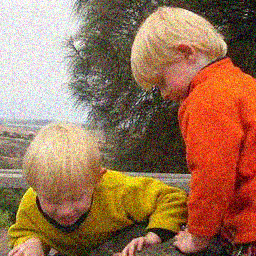
%> input picture Color_Processing/Full_Color_Processing/twins_g.tif, 256 x 256 px
$ octave --eval "Procoloraver;"   (GNU Octave 9; MATLAB toolbox functions it lacks are replaced by stand-ins)
%> lines starting %> are read from the running program, lines starting %| are printed output that depends on the picture
### Color_Processing/Full_Color_Processing/Myrgb2hsi.m
function [Q S I] = Myrgb2hsi(gg)

Irgb = im2double(gg);
r = Irgb(:,:,1);
g = Irgb(:,:,2);
b = Irgb(:,:,3);


for i = 1 : size(r,1)
    for j = 1 : size(r,2)

        rg = adjust((r(i,j) - g(i,j)));
        rb = adjust((r(i,j) - b(i,j)));
        gb = adjust((g(i,j) - b(i,j)));

        upH  = 0.5.*(rg+rb);
        lowH = (rg.^2 + rb.*gb).^0.5;
        div  = divide(upH,lowH);


        if b(i,j) <= g(i,j)
            Q(i,j) = acosd(div)./360;
        else
            Q(i,j) = (360 - acosd(div))./360;
        end
             a = min(r(i,j),g(i,j));
             S(i,j) = 1 - ((3./(r(i,j)+g(i,j)+b(i,j))).*(min(a,b(i,j))));
             I(i,j) = (1./3).*(r(i,j)+g(i,j)+b(i,j));
        end
end

% [15 lines of commented-out code are left out]

end

% [14 lines left out: functions adjust, divide, not called in this run]

### Color_Processing/Full_Color_Processing/Myrgb2ycbcr.m
function [y,cb,cr] = Myrgb2ycbcr(gg)

Irgb = im2double(gg);
r = Irgb(:,:,1);
g = Irgb(:,:,2);
b = Irgb(:,:,3);

y = 0.299.*r + 0.587.*g + 0.114.*b;
cb = 0.564.*(b-y) + 0.5;
cr = 0.713.*(r-y) + 0.5;
% [20 lines of commented-out code are left out]

end

### Color_Processing/Full_Color_Processing/Myaver.m
function output = Myaver(abc)
%UNTITLED Summary of this function goes here
%   Detailed explanation goes here
g = abc;
[x,y] = size(g);
s2 = padarray(g,[1 1]);
s3 = g;
for i=1:x-2
    for j=1:y-2
        s2(i+1,j+1) = g(i,j);
        array(1:3,1:3) = (g(i:i+2,j:j+2))/9;
        a=sum(array(:));
        s3(i,j) = a;

    end
end

% disp(a);
% subplot(1,2,2);
% imshow(s3);
output = s3;
end

### Color_Processing/Full_Color_Processing/Mycbcr2yrgb.m
function [r g b] = Mycbcr2yrgb(in1,in2,in3)

% Irgb = im2double(imread('flowers.tif'));
    y = in1;
    cb = in2;
    cr = in3;

r = y + 1.403.*(cr-0.5);
g = y - 0.344.*(cb-0.5)-0.714.*(cr-0.5);
b = y + 1.773.*( cb - 0.5);

% [17 lines of commented-out code are left out]

end

### Color_Processing/Full_Color_Processing/Myhsi2rgb.m
function [rr gg bb] = Myhsi2rgb(in1,in2,in3)

    H = in1;
    S = in2;
    I = in3;

for i = 1 : size(H,1)
    for j = 1 : size(H,2)
      if(H(i,j) >= 0 && H(i,j) < 120)
          [b(i,j) r(i,j) g(i,j)] = RGsector(H(i,j),S(i,j),I(i,j));
      elseif (H(i,j) >= 120 && H(i,j) < 240)
          [r(i,j) g(i,j) b(i,j)] = GBsector(H(i,j),S(i,j),I(i,j));
      elseif (H(i,j) >= 240 && H(i,j) < 360)
          [g(i,j) b(i,j) r(i,j)] = BRsector(H(i,j),S(i,j),I(i,j));
      end
    end
end
rr = r;
gg = g;
bb = b;
% [16 lines of commented-out code are left out]

end

% [19 lines left out: functions RGsector, GBsector, BRsector, not called in this run]

### Color_Processing/Full_Color_Processing/Procoloraver.m
function Procoloraver()
   twin = imread('twins_g.tif');
%> twin is the input picture: size 256x256x3 uint8; mean R, G, B 156.8, 114.7, 85.5
   [H S I] = Myrgb2hsi(twin);
%> after the loop in Myrgb2hsi, `for i = 1 : size(r,1)`:
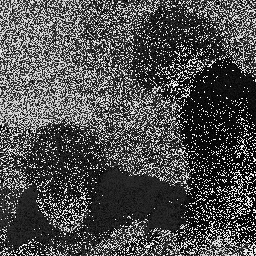
%> Q: size 256x256 double; min 0, max 0.989, mean 0.307
%> after the loop in Myrgb2hsi, `for i = 1 : size(r,1)`:
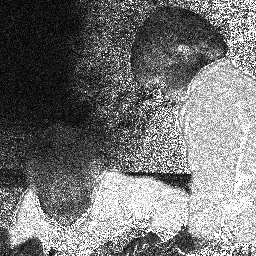
%> S: size 256x256 double; 0.03% of the values are NaN or infinite; the others: min 0, max 1, mean 0.464; drawn with min black, max white, NaN and infinite black
   [Y Cb Cr] = Myrgb2ycbcr(twin);
    r = twin(:,:,1);
%> r: size 256x256 uint8
    g = twin(:,:,2);
%> g: size 256x256 uint8
    b = twin(:,:,3);
%> b: size 256x256 uint8

     r = Myaver(r);
%> after the loop in Myaver, `for i=1:x-2`:
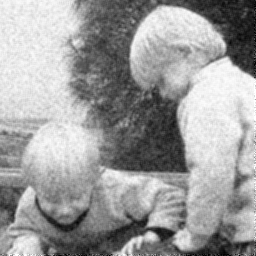
%> s3: size 256x256 uint8; min 0, max 255, mean 156.4
%> after the loop in Myaver, `for i=1:x-2`: array = [10 15 9; 2 17 8; 9 13 5]
     g = Myaver(g);
     b = Myaver(b);
%> after the loop in Myaver (call 3), `for i=1:x-2`:
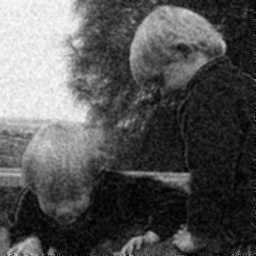
%> s3: size 256x256 uint8; min 0, max 251, mean 84.7
%> after the loop in Myaver (call 3), `for i=1:x-2`: array = [4 11 11; 3 6 0; 6 0 3]
     I = Myaver(I);
     Y = Myaver(Y);
%> after the loop in Myaver (call 5), `for i=1:x-2`:
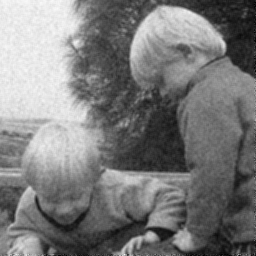
%> s3: size 256x256 double; min 0, max 0.98, mean 0.484
%> after the loop in Myaver (call 5), `for i=1:x-2`: array = [0.0267 0.0407 0.0156; 0.00402 0.0412 0.0164; 0.0216 0.0257 0.00755]

    subplot(221);
    imshow(twin);
    title('input image');

    subplot(222);
    imshow(cat(3,r,g,b),[]);
    title('on all RGB');

    subplot(223);
    [r2 g2 b2] = Mycbcr2yrgb(Y,Cb,Cr);
    imshow(cat(3,r2,g2,b2),[]);
    title('average filter only on Y');

    subplot(224);
    [r1 g1 b1] = Myhsi2rgb(H,S,I);
%> after the loop in Myhsi2rgb, `for i = 1 : size(H,1)`:
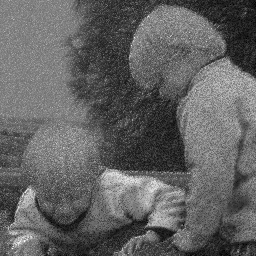
%> r: size 256x256 double; 0.03% of the values are NaN or infinite; the others: min 0.0117, max 2.04, mean 0.799; drawn with min black, max white, NaN and infinite black
    imshow(cat(3,r1,g1,b1),[]);
%> `Procoloraver;`:
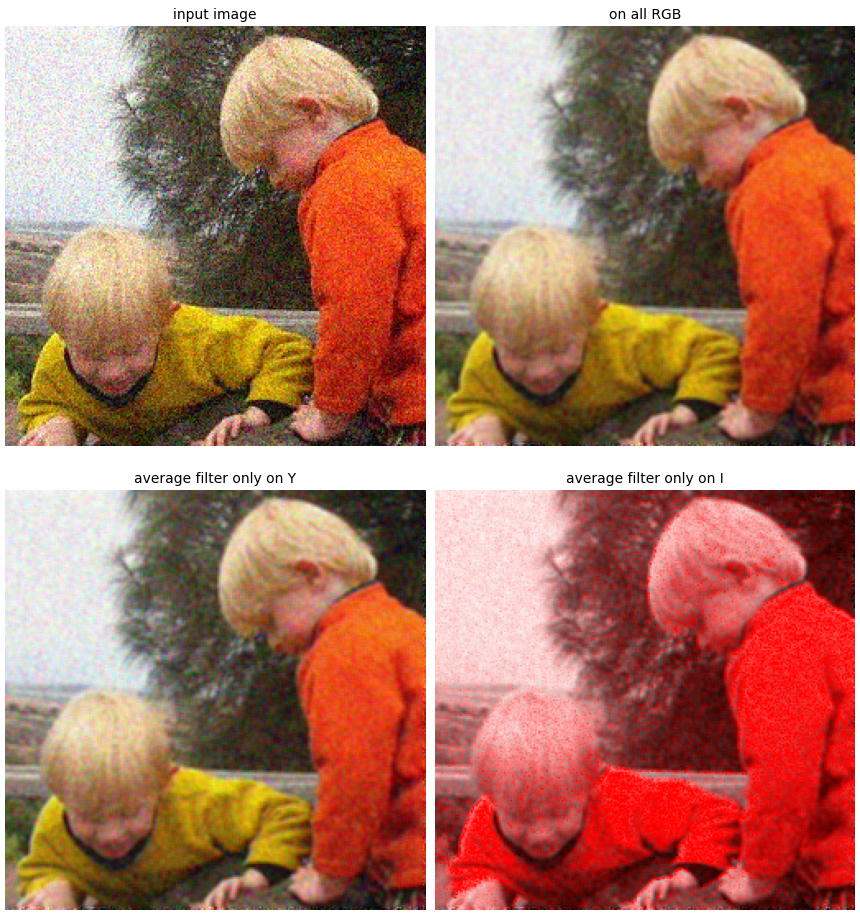
%> figure redrawn from the program's plot data, 4 panels
    title('average filter only on I');


end

$ run again, with Color_Processing/Pseudo_Color_Processing/flowers.tif copied over Color_Processing/Full_Color_Processing/twins_g.tif
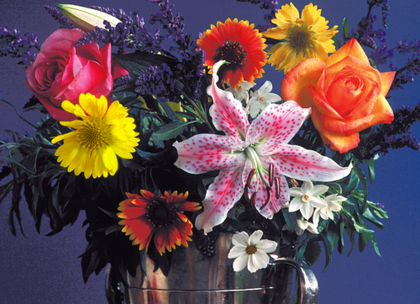
%> input picture Color_Processing/Pseudo_Color_Processing/flowers.tif, 420 x 304 px, shrunk from 500 x 362 before the run
%> in Procoloraver, twin is the input picture: size 304x420x3 uint8; mean R, G, B 99.8, 76.9, 83.7
%> after the loop in Myaver, `for i=1:x-2`: array = [6 6 6; 6 5 6; 6 6 6]
%> s2: size 306x422 double
%> after the loop in Myaver (call 5), `for i=1:x-2`:
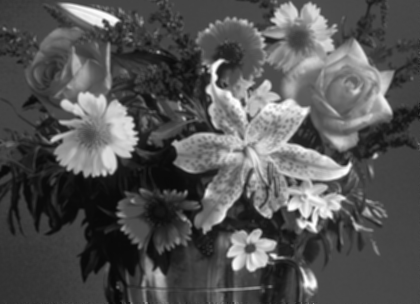
%> s3: size 304x420 double; min 0.0293, max 1, mean 0.332
%> after the loop in Myaver (call 5), `for i=1:x-2`: array = [0.0316 0.0302 0.0311; 0.031 0.0296 0.0309; 0.0318 0.0306 0.031]
%> in Procoloraver, `imshow(cat(3,r1,g1,b1),[]);`:
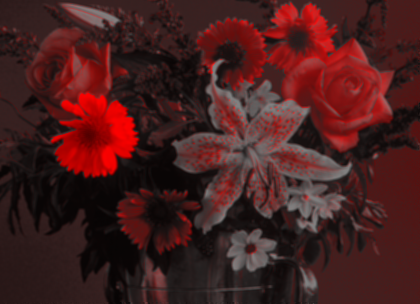
%> displayed picture: size 304x420x3, on the screen's scale of 0 to 255; mean R, G, B 71, 30.5, 30.1
